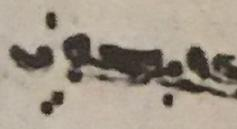
#> input picture msocr/data/sessions/2a02cee6/crops/line_003.jpg, 237 x 129 px
$ python -i preprocessor.py   (imports and definitions only)
#> lines starting #> are read from the running program, lines starting #| are printed output that depends on the picture
#> further down, picture is the input picture: shape (129, 237, 3); mean B, G, R 137.5, 151.6, 162.3
"""Image preprocessing helpers for manuscript enhancement."""

import cv2
import numpy as np
from PIL import Image
from pathlib import Path
from typing import Tuple, Optional
import logging

logger = logging.getLogger(__name__)


class ManuscriptPreprocessor:
    """Preprocessor for ancient manuscript images."""

    def __init__(self):
        self.target_dpi = 300
        self.min_contrast_threshold = 0.1

    # [12 lines left out: function denoise, not called in this run]

    def enhance_contrast(self, image: np.ndarray) -> np.ndarray:
        """Enhance contrast for better text visibility."""
        # Convert to LAB color space for better contrast enhancement
        if len(image.shape) == 3:
            lab = cv2.cvtColor(image, cv2.COLOR_BGR2LAB)
#> lab: shape (129, 237, 3); mean of channels 0, 1, 2 159.7, 129.6, 136.9
            l, a, b = cv2.split(lab)
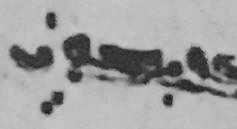
#> l: shape (129, 237); min 25, max 202, mean 159.7
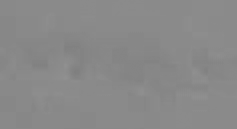
#> b: shape (129, 237); min 127, max 144, mean 136.9

            # Apply CLAHE to L channel
            clahe = cv2.createCLAHE(clipLimit=2.0, tileGridSize=(8, 8))
            l = clahe.apply(l)
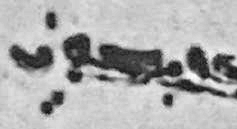
#> l: shape (129, 237); min 16, max 254, mean 173.7

            # Merge channels back
            enhanced = cv2.merge([l, a, b])
#> enhanced: shape (129, 237, 3); mean of channels 0, 1, 2 173.7, 129.6, 136.9
            enhanced = cv2.cvtColor(enhanced, cv2.COLOR_LAB2BGR)
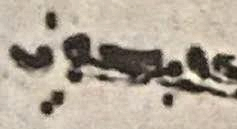
#> enhanced: shape (129, 237, 3); mean B, G, R 152.3, 166.8, 177.9
        else:
            # For grayscale images
            clahe = cv2.createCLAHE(clipLimit=2.0, tileGridSize=(8, 8))
            enhanced = clahe.apply(image)

        return enhanced

    # [121 lines left out: functions binarize, correct_skew, normalize_size, preprocess_single, preprocess_directory, preprocess_directory, not called in this run]

>>> import cv2
>>> picture = cv2.imread('../data/sessions/2a02cee6/crops/line_003.jpg')
>>> result = ManuscriptPreprocessor().enhance_contrast(picture)

$ run again, on msocr/data/sessions/2a02cee6/crops/line_004.jpg
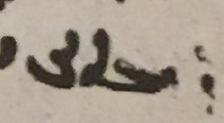
#> input picture msocr/data/sessions/2a02cee6/crops/line_004.jpg, 224 x 123 px
#> picture is the input picture: shape (123, 224, 3); mean B, G, R 140.1, 154.3, 165.8
#> lab: shape (123, 224, 3); mean of channels 0, 1, 2 162.6, 129.9, 137.1
#> in enhance_contrast, `l = clahe.apply(l)`:
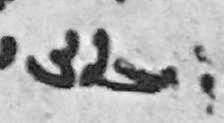
#> l: shape (123, 224); min 14, max 248, mean 179.9
#> in enhance_contrast, `enhanced = cv2.cvtColor(enhanced, cv2.COLOR_LAB2BGR)`:
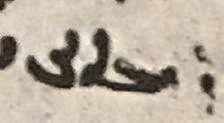
#> enhanced: shape (123, 224, 3); mean B, G, R 158.4, 173, 185

$ run again, on msocr/data/sessions/2a02cee6/crops/line_006.jpg
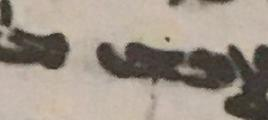
#> input picture msocr/data/sessions/2a02cee6/crops/line_006.jpg, 268 x 120 px
#> picture is the input picture: shape (120, 268, 3); mean B, G, R 135.3, 146.8, 157.7
#> lab: shape (120, 268, 3); mean of channels 0, 1, 2 155, 130, 135.6
#> in enhance_contrast, `l = clahe.apply(l)`:
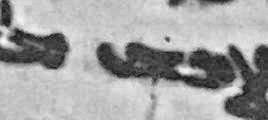
#> l: shape (120, 268); min 20, max 250, mean 163.1
#> in enhance_contrast, `enhanced = cv2.cvtColor(enhanced, cv2.COLOR_LAB2BGR)`:
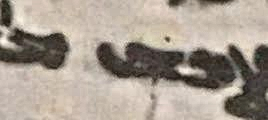
#> enhanced: shape (120, 268, 3); mean B, G, R 144, 155.8, 166.7

$ run again, on msocr/data/sessions/2a02cee6/crops/line_007.jpg
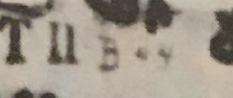
#> input picture msocr/data/sessions/2a02cee6/crops/line_007.jpg, 233 x 98 px
#> picture is the input picture: shape (98, 233, 3); mean B, G, R 138.5, 150.4, 160
#> lab: shape (98, 233, 3); mean of channels 0, 1, 2 158.8, 129.5, 135.6
#> in enhance_contrast, `l = clahe.apply(l)`:
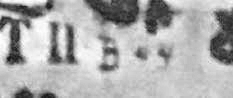
#> l: shape (98, 233); min 19, max 255, mean 172.4
#> in enhance_contrast, `enhanced = cv2.cvtColor(enhanced, cv2.COLOR_LAB2BGR)`:
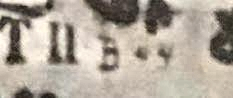
#> enhanced: shape (98, 233, 3); mean B, G, R 153.1, 165.4, 175.1
